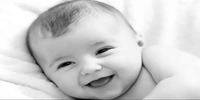
#> input picture StegaPix/Resources/Cover_Image.bmp, 200 x 100 px
$ python verify_image.py
#> lines starting #> are read from the running program, lines starting #| are printed output that depends on the picture; long printed decimals are rounded
from PIL import Image

def embed_secret(cover_image_path, secret_image_path):
    # Open the cover image and the secret image
#> called with cover_image_path = 'Resources/Cover_Image.bmp', secret_image_path = 'Resources/ID_200x100GS.bmp'
    cover_image = Image.open(cover_image_path).convert('L')
    secret_image = Image.open(secret_image_path).convert('L')
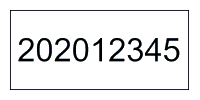
#> input picture StegaPix/Resources/ID_200x100GS.bmp, 200 x 100 px
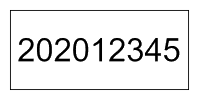
#> secret_image: PIL image 200x100 L; min 0, max 255, mean 234.4

    # Double the cover image by copying it
    cover_image = cover_image.resize((cover_image.size[0] * 2, cover_image.size[1] * 2))
#> cover_image: PIL image 400x200 L
    cover_pixels = cover_image.load()
    secret_pixels = secret_image.load()

    # Iterate over each pixel in the secret image and embed it in the cover image
    for i in range(secret_image.width):
        for j in range(secret_image.height):
            # Retrieve the pixel value from the secret image
            secret_pixel = secret_pixels[i, j]

            # Retrieve the most significant bits (2 bits) from the secret pixel
            msb = (secret_pixel & 0xC0) >> 6

            # Embed these bits into the cover image pixels
            cover_pixels[i * 2, j * 2] = (cover_pixels[i * 2, j * 2] & 0xFC) | msb

            # Check if there's enough space in the cover image to embed more bits
            if i * 2 + 1 < cover_image.width and j * 2 + 1 < cover_image.height:
                # Retrieve the next bit (LSB) from the secret pixel
                lsb = (secret_pixel & 0x20) >> 5

                # Embed this bit into the cover image pixels
                cover_pixels[i * 2 + 1, j * 2 + 1] = (cover_pixels[i * 2 + 1, j * 2 + 1] & 0xFE) | lsb

    # Save the modified cover image with the embedded secret
    cover_image.save('Modified_Cover_Image.bmp')

    # Return the modified cover image and the secret image
    return cover_image, secret_image

def extract_secret(modified_cover_image, secret_image):
    modified_cover_pixels = modified_cover_image.load()
    secret_pixels = secret_image.load()

    # Create a blank image to store the extracted secret image
    extracted_secret_image = Image.new('L', (secret_image.width, secret_image.height))
#> extracted_secret_image: PIL image 200x100 L; every value is 0
    extracted_pixels = extracted_secret_image.load()

    # Iterate over each pixel in the secret image
    for i in range(secret_image.width):
        for j in range(secret_image.height):
            # Retrieve the embedded bits from the modified cover image
            msb = (modified_cover_pixels[i * 2, j * 2] & 0x03) << 6
            lsb = (modified_cover_pixels[i * 2 + 1, j * 2 + 1] & 0x01) << 5

            # Combine the bits to reconstruct the original pixel value
            pixel_value = msb | lsb
            extracted_pixels[i, j] = pixel_value

    # Save the extracted secret image
    extracted_secret_image.save('Extracted_Secret_Image.bmp')

    return extracted_secret_image

def verify_extraction(original_secret_image_path, extracted_secret_image_path):
    # Open the original secret image and the extracted secret image
#> called with original_secret_image_path = 'Resources/ID_200x100GS.bmp', extracted_secret_image_path = 'Extracted_Secret_Image.bmp'
    original_secret_image = Image.open(original_secret_image_path)
#> original_secret_image is the input picture: PIL image 200x100 P; mean R, G, B 234.1, 234.3, 235.1
    extracted_secret_image = Image.open(extracted_secret_image_path)

    # Compare the two images pixel by pixel and calculate PSNR
    mse = 0
    for x in range(original_secret_image.width):
        for y in range(original_secret_image.height):
            mse += (original_secret_image.getpixel((x, y)) - extracted_secret_image.getpixel((x, y))) ** 2
#> after the loop, mse = 22920875
    mse /= float(original_secret_image.width * original_secret_image.height)
#> mse = 1146
    psnr = 20 * (255 ** 2 / mse) ** 0.5
#> psnr = 150.7

    return psnr

# Paths to the images
cover_image_path = 'Resources/Cover_Image.bmp'
secret_image_path = 'Resources/ID_200x100GS.bmp'

# Embed the secret into the cover image and retrieve modified cover and secret images
modified_cover_image, secret_image = embed_secret(cover_image_path, secret_image_path)

# Extract the secret from the modified cover image
extracted_image = extract_secret(modified_cover_image, secret_image)

# Verify the extraction process
psnr = verify_extraction(secret_image_path, 'Extracted_Secret_Image.bmp')
#> psnr = 150.7

print(f"PSNR: {psnr}")
#| PSNR: 150.650
